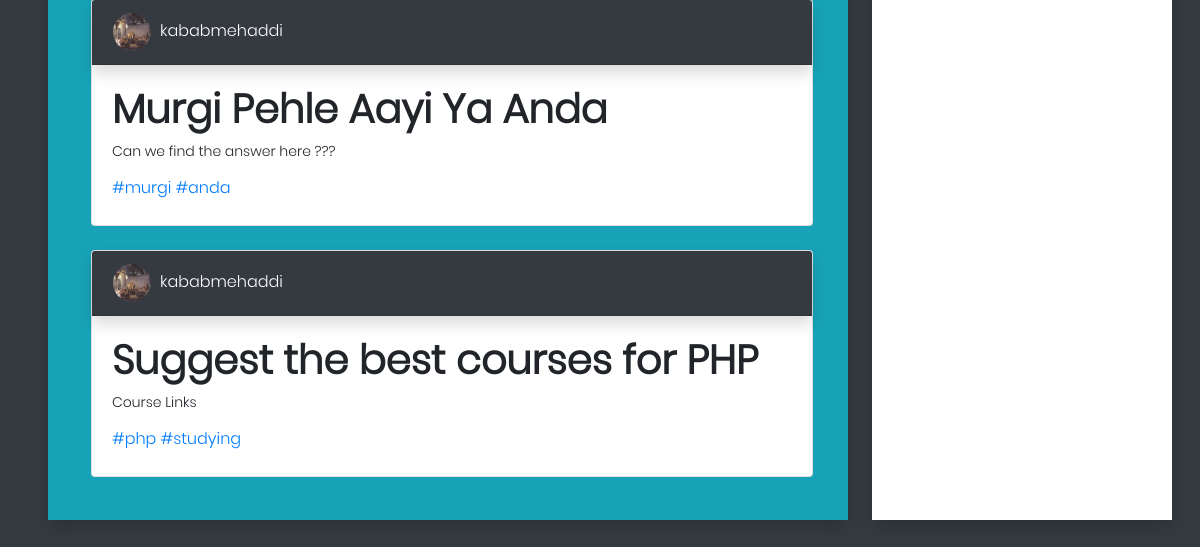
Before: / (lower part) with the older database file.
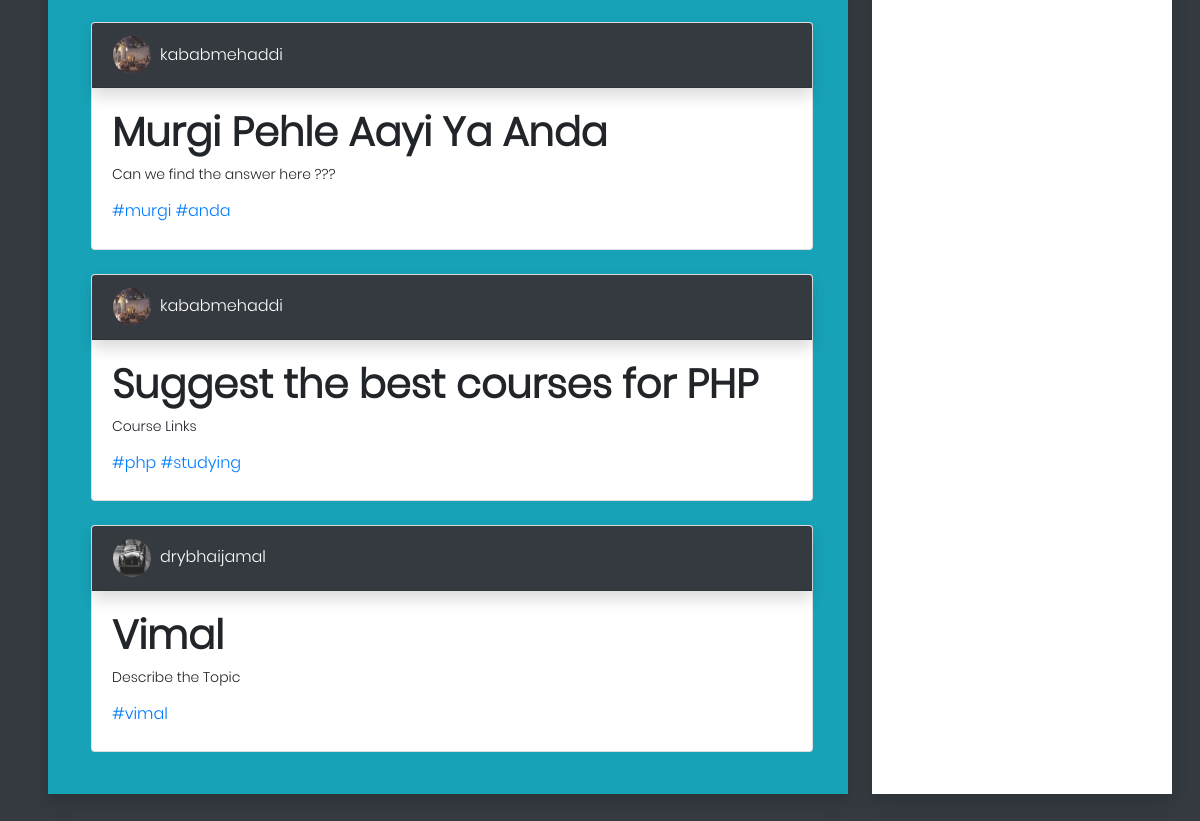
After: the same page with the newer database file.
### tables this page shows
CREATE TABLE `threads` (
  `threadid` int NOT NULL,
  `topic` varchar(150) NOT NULL,
  `admin_id` int NOT NULL,
  `description` varchar(2000) DEFAULT NULL,
  `hashtags` varchar(200) DEFAULT NULL,
  `create_time` datetime NOT NULL,
  `last_update` datetime DEFAULT NULL
);

### index.php (the view, shortened to what this page needs)
<!DOCTYPE html>
<html lang="en">
<head>
    <link rel="stylesheet" href="/bootstrap/css/bootstrap.min.css">
    <link rel="stylesheet" href="/css/design.css">
    <link rel="stylesheet" href="/fonts/fontawesome-free-5.9.0-web/css/all.css">
</head>
<body class="bg-dark">
<?php include "./navbar.php";
$conn = mysqli_connect("192.168.10.254","Group10","H52052","group10_db");
$threads = mysqli_query($conn, "SELECT * FROM threads");
?>
<div class="container mt-5 col-lg-12" id="page" style="height: 84%;">
  <div class="row" style="margin-top: -2%; height: 100%">
   <div class="col-lg-8 ml-5 p-4 bg-info fixed-position shadow scroll " style="height:100%">
    <?php
       $id = 0;
       while($row = mysqli_fetch_assoc($threads)) {
         $id++;
         $username = mysqli_fetch_row(mysqli_query($conn,"SELECT username FROM users WHERE userid = (SELECT admin_id from threads WHERE threadid =" .$row["threadid"].")"))[0];
        ?>
        <div class="rounded mb-4 mt-4 ml-1 mr-1 col-lg-12">
          <div class="card">
          <div class="card-header bg-dark text-white shadow"><img src="" class="rounded-circle  border border-dark" alt="P" width="40" height="40" id="profileImg<?php echo $id; ?>"/><span class="ml-2"><?php printf($username);?></span></div>
          <div class="card-body">
          <h1 class="font-weight-bold" id="linker" onClick="gotothread('<?php echo $row["threadid"]; ?>')"><?php echo $row["topic"]; ?></h1>
        <pre><?php echo $row["description"]; ?></pre>
        <h6 class="text-primary"><?php echo $row["hashtags"]; ?></h6>
          </div>
        </div>
      </div>
    <?php } ?>
    </div>
    <div class="col-lg-3 ml-4 p-1 shadow bg-white fixed-position float-right" style="height: 100%;">
      </div>
  </div>
          <br>
</div>
</body>
</html>

Changed rows visible on the page:
added threads: shows a picture, value "drybhaijamal", topic "Vimal", description "Describe the Topic", hashtags "#vimal"
